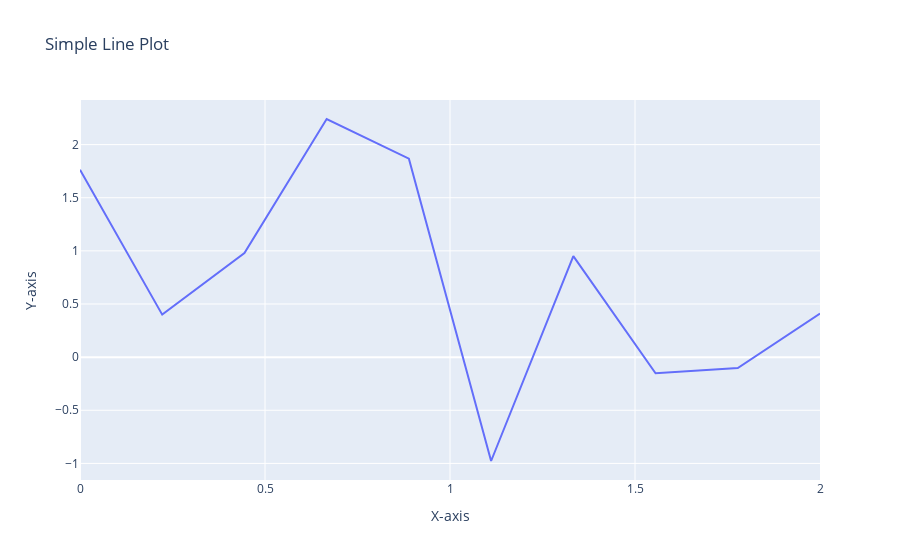

Here is the notebook cell this chart was saved with:
### Code cell
#Q 20 Using Plotly, create a basic line plot of a randomly generated dataset, label the axis, and set the title as 'Simple Line Plot'.


import plotly.graph_objects as go
import numpy as np

#Generating random data
np.random.seed(0)
x = np.linspace(0, 2, 10)
y = np.random.normal(loc=0, scale=1, size=10)

#Creating a line plot
fig = go.Figure()

#Adding a line trace
fig.add_trace(go.Scatter(x=x, y=y, mode='lines', name='Random Line'))

#Update layout with axis labels and title
fig.update_layout(
    title='Simple Line Plot',
    xaxis_title='X-axis',
    yaxis_title='Y-axis'
)

#Showing the plot
fig.show()

### Figure 1 — Plotly figure (JSON) as saved in the notebook; plotly's stock layout.template omitted (floating-point values rounded to 4 significant figures)
{"data": [{"mode": "lines", "name": "Random Line", "type": "scatter", "x": [0, 0.2222, 0.4444, 0.6667, 0.8889, 1.111, 1.333, 1.556, 1.778, 2], "y": [1.764, 0.4002, 0.9787, 2.241, 1.868, -0.9773, 0.9501, -0.1514, -0.1032, 0.4106]}], "layout": {"title": {"text": "Simple Line Plot"}, "xaxis": {"title": {"text": "X-axis"}}, "yaxis": {"title": {"text": "Y-axis"}}}}
